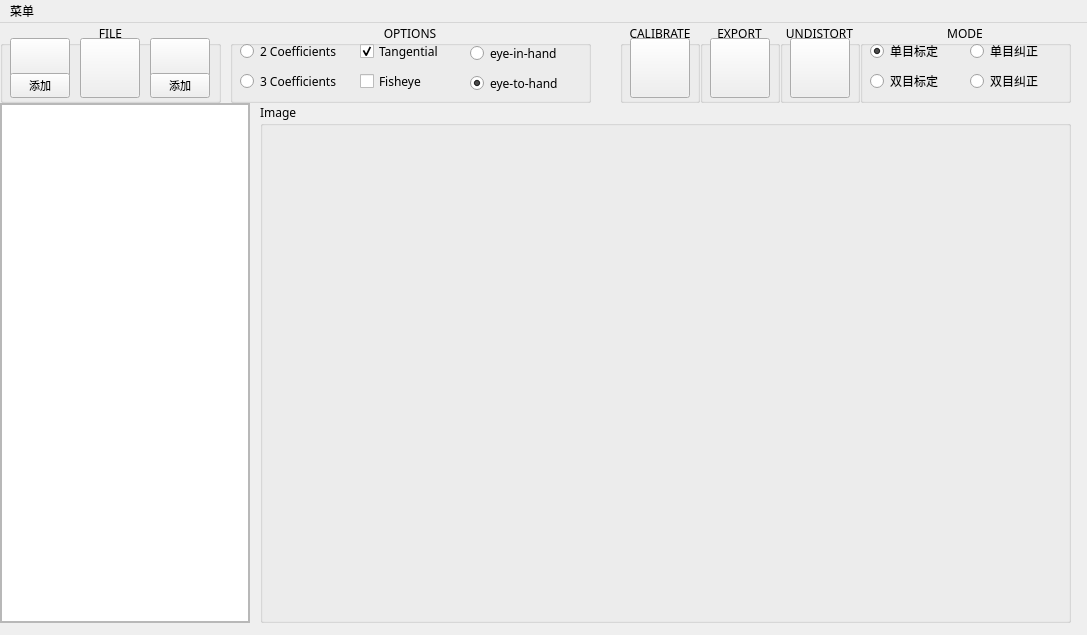
<?xml version="1.0" encoding="UTF-8"?>
<ui version="4.0">
 <class>HandEyeCalibration</class>
 <widget class="QMainWindow" name="HandEyeCalibration">
  <property name="geometry">
   <rect>
    <x>0</x>
    <y>0</y>
    <width>1087</width>
    <height>635</height>
   </rect>
  </property>
  <property name="windowTitle">
   <string>相机标定</string>
  </property>
  <property name="windowIcon">
   <iconset resource="res/image.qrc">
    <normaloff>:/icon/camera.png</normaloff>:/icon/camera.png</iconset>
  </property>
  <widget class="QWidget" name="centralwidget">
   <widget class="QGroupBox" name="FILE">
    <property name="geometry">
     <rect>
      <x>0</x>
      <y>0</y>
      <width>221</width>
      <height>80</height>
     </rect>
    </property>
    <property name="font">
     <font>
      <family>微软雅黑</family>
     </font>
    </property>
    <property name="title">
     <string>FILE</string>
    </property>
    <property name="alignment">
     <set>Qt::AlignCenter</set>
    </property>
    <widget class="QPushButton" name="addImage">
     <property name="geometry">
      <rect>
       <x>10</x>
       <y>15</y>
       <width>60</width>
       <height>40</height>
      </rect>
     </property>
     <property name="cursor">
      <cursorShape>PointingHandCursor</cursorShape>
     </property>
     <property name="icon">
      <iconset>
       <normaloff>res/AddImage.png</normaloff>
       <normalon>:/icon/AddImage.png</normalon>res/AddImage.png</iconset>
     </property>
     <property name="iconSize">
      <size>
       <width>50</width>
       <height>50</height>
      </size>
     </property>
    </widget>
    <widget class="QPushButton" name="delete_1">
     <property name="geometry">
      <rect>
       <x>80</x>
       <y>15</y>
       <width>60</width>
       <height>60</height>
      </rect>
     </property>
     <property name="cursor">
      <cursorShape>PointingHandCursor</cursorShape>
     </property>
     <property name="text">
      <string/>
     </property>
     <property name="icon">
      <iconset resource="res/image.qrc">
       <normaloff>:/icon/delete.png</normaloff>
       <normalon>:/icon/delete.png</normalon>:/icon/delete.png</iconset>
     </property>
     <property name="iconSize">
      <size>
       <width>35</width>
       <height>35</height>
      </size>
     </property>
    </widget>
    <widget class="QPushButton" name="Camera">
     <property name="geometry">
      <rect>
       <x>10</x>
       <y>50</y>
       <width>60</width>
       <height>25</height>
      </rect>
     </property>
     <property name="font">
      <font>
       <pointsize>8</pointsize>
      </font>
     </property>
     <property name="cursor">
      <cursorShape>PointingHandCursor</cursorShape>
     </property>
     <property name="text">
      <string>添加</string>
     </property>
    </widget>
    <widget class="QPushButton" name="addRobot">
     <property name="geometry">
      <rect>
       <x>150</x>
       <y>15</y>
       <width>60</width>
       <height>40</height>
      </rect>
     </property>
     <property name="cursor">
      <cursorShape>PointingHandCursor</cursorShape>
     </property>
     <property name="icon">
      <iconset resource="res/image.qrc">
       <normaloff>:/icon/robot.png</normaloff>
       <normalon>:/icon/robot.png</normalon>:/icon/robot.png</iconset>
     </property>
    </widget>
    <widget class="QPushButton" name="Robot">
     <property name="geometry">
      <rect>
       <x>150</x>
       <y>50</y>
       <width>60</width>
       <height>25</height>
      </rect>
     </property>
     <property name="font">
      <font>
       <pointsize>8</pointsize>
      </font>
     </property>
     <property name="cursor">
      <cursorShape>PointingHandCursor</cursorShape>
     </property>
     <property name="text">
      <string>添加</string>
     </property>
    </widget>
   </widget>
   <widget class="QGroupBox" name="OPTIONS">
    <property name="geometry">
     <rect>
      <x>230</x>
      <y>0</y>
      <width>361</width>
      <height>80</height>
     </rect>
    </property>
    <property name="font">
     <font>
      <family>微软雅黑</family>
     </font>
    </property>
    <property name="title">
     <string>OPTIONS</string>
    </property>
    <property name="alignment">
     <set>Qt::AlignCenter</set>
    </property>
    <widget class="QRadioButton" name="k_2">
     <property name="geometry">
      <rect>
       <x>10</x>
       <y>20</y>
       <width>100</width>
       <height>16</height>
      </rect>
     </property>
     <property name="text">
      <string>2 Coefficients</string>
     </property>
    </widget>
    <widget class="QRadioButton" name="k_3">
     <property name="enabled">
      <bool>true</bool>
     </property>
     <property name="geometry">
      <rect>
       <x>10</x>
       <y>50</y>
       <width>100</width>
       <height>16</height>
      </rect>
     </property>
     <property name="text">
      <string>3 Coefficients</string>
     </property>
     <property name="checked">
      <bool>false</bool>
     </property>
    </widget>
    <widget class="QCheckBox" name="tangential">
     <property name="geometry">
      <rect>
       <x>130</x>
       <y>20</y>
       <width>100</width>
       <height>16</height>
      </rect>
     </property>
     <property name="text">
      <string>Tangential</string>
     </property>
     <property name="checked">
      <bool>true</bool>
     </property>
    </widget>
    <widget class="QCheckBox" name="fisheye">
     <property name="geometry">
      <rect>
       <x>130</x>
       <y>50</y>
       <width>101</width>
       <height>16</height>
      </rect>
     </property>
     <property name="text">
      <string>Fisheye</string>
     </property>
    </widget>
    <widget class="QRadioButton" name="k_eye_in_hand">
     <property name="geometry">
      <rect>
       <x>240</x>
       <y>20</y>
       <width>121</width>
       <height>21</height>
      </rect>
     </property>
     <property name="text">
      <string>eye-in-hand</string>
     </property>
    </widget>
    <widget class="QRadioButton" name="k_eye_to_hand">
     <property name="enabled">
      <bool>true</bool>
     </property>
     <property name="geometry">
      <rect>
       <x>240</x>
       <y>50</y>
       <width>121</width>
       <height>21</height>
      </rect>
     </property>
     <property name="text">
      <string>eye-to-hand</string>
     </property>
     <property name="checked">
      <bool>true</bool>
     </property>
    </widget>
   </widget>
   <widget class="QGroupBox" name="CALIBRATE">
    <property name="geometry">
     <rect>
      <x>620</x>
      <y>0</y>
      <width>80</width>
      <height>80</height>
     </rect>
    </property>
    <property name="font">
     <font>
      <family>微软雅黑</family>
     </font>
    </property>
    <property name="title">
     <string>CALIBRATE</string>
    </property>
    <property name="alignment">
     <set>Qt::AlignCenter</set>
    </property>
    <widget class="QPushButton" name="calibrate">
     <property name="geometry">
      <rect>
       <x>10</x>
       <y>15</y>
       <width>60</width>
       <height>60</height>
      </rect>
     </property>
     <property name="cursor">
      <cursorShape>PointingHandCursor</cursorShape>
     </property>
     <property name="text">
      <string/>
     </property>
     <property name="icon">
      <iconset resource="res/image.qrc">
       <normaloff>:/icon/play.png</normaloff>
       <normalon>:/icon/play.png</normalon>:/icon/play.png</iconset>
     </property>
     <property name="iconSize">
      <size>
       <width>48</width>
       <height>48</height>
      </size>
     </property>
    </widget>
   </widget>
   <widget class="QGroupBox" name="EXPORT">
    <property name="geometry">
     <rect>
      <x>700</x>
      <y>0</y>
      <width>80</width>
      <height>80</height>
     </rect>
    </property>
    <property name="font">
     <font>
      <family>微软雅黑</family>
     </font>
    </property>
    <property name="title">
     <string>EXPORT</string>
    </property>
    <property name="alignment">
     <set>Qt::AlignCenter</set>
    </property>
    <widget class="QPushButton" name="export_1">
     <property name="geometry">
      <rect>
       <x>10</x>
       <y>15</y>
       <width>60</width>
       <height>60</height>
      </rect>
     </property>
     <property name="cursor">
      <cursorShape>PointingHandCursor</cursorShape>
     </property>
     <property name="text">
      <string/>
     </property>
     <property name="icon">
      <iconset resource="res/image.qrc">
       <normaloff>:/icon/yes.png</normaloff>
       <normalon>res/yes.png</normalon>:/icon/yes.png</iconset>
     </property>
     <property name="iconSize">
      <size>
       <width>48</width>
       <height>48</height>
      </size>
     </property>
    </widget>
   </widget>
   <widget class="QScrollArea" name="scrollArea">
    <property name="geometry">
     <rect>
      <x>0</x>
      <y>80</y>
      <width>250</width>
      <height>520</height>
     </rect>
    </property>
    <property name="minimumSize">
     <size>
      <width>130</width>
      <height>100</height>
     </size>
    </property>
    <property name="maximumSize">
     <size>
      <width>500000</width>
      <height>500000</height>
     </size>
    </property>
    <property name="widgetResizable">
     <bool>true</bool>
    </property>
    <widget class="QWidget" name="scrollAreaWidgetContents">
     <property name="geometry">
      <rect>
       <x>0</x>
       <y>0</y>
       <width>248</width>
       <height>518</height>
      </rect>
     </property>
     <property name="minimumSize">
      <size>
       <width>130</width>
       <height>150</height>
      </size>
     </property>
     <property name="maximumSize">
      <size>
       <width>248</width>
       <height>16777215</height>
      </size>
     </property>
     <widget class="QListWidget" name="listWidget">
      <property name="geometry">
       <rect>
        <x>0</x>
        <y>0</y>
        <width>248</width>
        <height>518</height>
       </rect>
      </property>
      <property name="minimumSize">
       <size>
        <width>248</width>
        <height>518</height>
       </size>
      </property>
      <property name="maximumSize">
       <size>
        <width>248</width>
        <height>16777215</height>
       </size>
      </property>
     </widget>
     <widget class="QLabel" name="intro">
      <property name="geometry">
       <rect>
        <x>0</x>
        <y>0</y>
        <width>248</width>
        <height>100</height>
       </rect>
      </property>
      <property name="font">
       <font>
        <family>微软雅黑</family>
       </font>
      </property>
      <property name="text">
       <string/>
      </property>
      <property name="alignment">
       <set>Qt::AlignLeading|Qt::AlignLeft|Qt::AlignTop</set>
      </property>
     </widget>
    </widget>
   </widget>
   <widget class="QGroupBox" name="Image_Group">
    <property name="geometry">
     <rect>
      <x>260</x>
      <y>80</y>
      <width>811</width>
      <height>520</height>
     </rect>
    </property>
    <property name="font">
     <font>
      <family>微软雅黑</family>
     </font>
    </property>
    <property name="title">
     <string>Image</string>
    </property>
    <widget class="QLabel" name="Image">
     <property name="geometry">
      <rect>
       <x>90</x>
       <y>15</y>
       <width>651</width>
       <height>495</height>
      </rect>
     </property>
     <property name="text">
      <string/>
     </property>
     <property name="alignment">
      <set>Qt::AlignCenter</set>
     </property>
    </widget>
   </widget>
   <widget class="QGroupBox" name="UNDISTORT">
    <property name="geometry">
     <rect>
      <x>780</x>
      <y>0</y>
      <width>80</width>
      <height>80</height>
     </rect>
    </property>
    <property name="font">
     <font>
      <family>微软雅黑</family>
     </font>
    </property>
    <property name="title">
     <string>UNDISTORT</string>
    </property>
    <property name="alignment">
     <set>Qt::AlignCenter</set>
    </property>
    <widget class="QPushButton" name="undistort">
     <property name="geometry">
      <rect>
       <x>10</x>
       <y>15</y>
       <width>60</width>
       <height>60</height>
      </rect>
     </property>
     <property name="cursor">
      <cursorShape>PointingHandCursor</cursorShape>
     </property>
     <property name="text">
      <string/>
     </property>
     <property name="icon">
      <iconset resource="res/image.qrc">
       <normaloff>:/icon/undistort.png</normaloff>
       <normalon>:/icon/undistort.png</normalon>:/icon/undistort.png</iconset>
     </property>
     <property name="iconSize">
      <size>
       <width>40</width>
       <height>40</height>
      </size>
     </property>
    </widget>
   </widget>
   <widget class="QGroupBox" name="MODE">
    <property name="geometry">
     <rect>
      <x>860</x>
      <y>0</y>
      <width>211</width>
      <height>80</height>
     </rect>
    </property>
    <property name="font">
     <font>
      <family>微软雅黑</family>
     </font>
    </property>
    <property name="title">
     <string>MODE</string>
    </property>
    <property name="alignment">
     <set>Qt::AlignCenter</set>
    </property>
    <widget class="QRadioButton" name="single_camera">
     <property name="geometry">
      <rect>
       <x>10</x>
       <y>20</y>
       <width>85</width>
       <height>16</height>
      </rect>
     </property>
     <property name="text">
      <string>单目标定</string>
     </property>
     <property name="checked">
      <bool>true</bool>
     </property>
    </widget>
    <widget class="QRadioButton" name="double_camera">
     <property name="geometry">
      <rect>
       <x>10</x>
       <y>50</y>
       <width>85</width>
       <height>16</height>
      </rect>
     </property>
     <property name="text">
      <string>双目标定</string>
     </property>
    </widget>
    <widget class="QRadioButton" name="double_undistort">
     <property name="geometry">
      <rect>
       <x>110</x>
       <y>50</y>
       <width>89</width>
       <height>16</height>
      </rect>
     </property>
     <property name="text">
      <string>双目纠正</string>
     </property>
    </widget>
    <widget class="QRadioButton" name="single_undistort">
     <property name="geometry">
      <rect>
       <x>110</x>
       <y>20</y>
       <width>89</width>
       <height>16</height>
      </rect>
     </property>
     <property name="text">
      <string>单目纠正</string>
     </property>
    </widget>
   </widget>
  </widget>
  <widget class="QMenuBar" name="menuBar">
   <property name="geometry">
    <rect>
     <x>0</x>
     <y>0</y>
     <width>1087</width>
     <height>26</height>
    </rect>
   </property>
   <widget class="QMenu" name="menu">
    <property name="title">
     <string>菜单</string>
    </property>
   </widget>
   <addaction name="menu"/>
  </widget>
 </widget>
 <resources>
  <include location="res/image.qrc"/>
 </resources>
 <connections/>
</ui>
